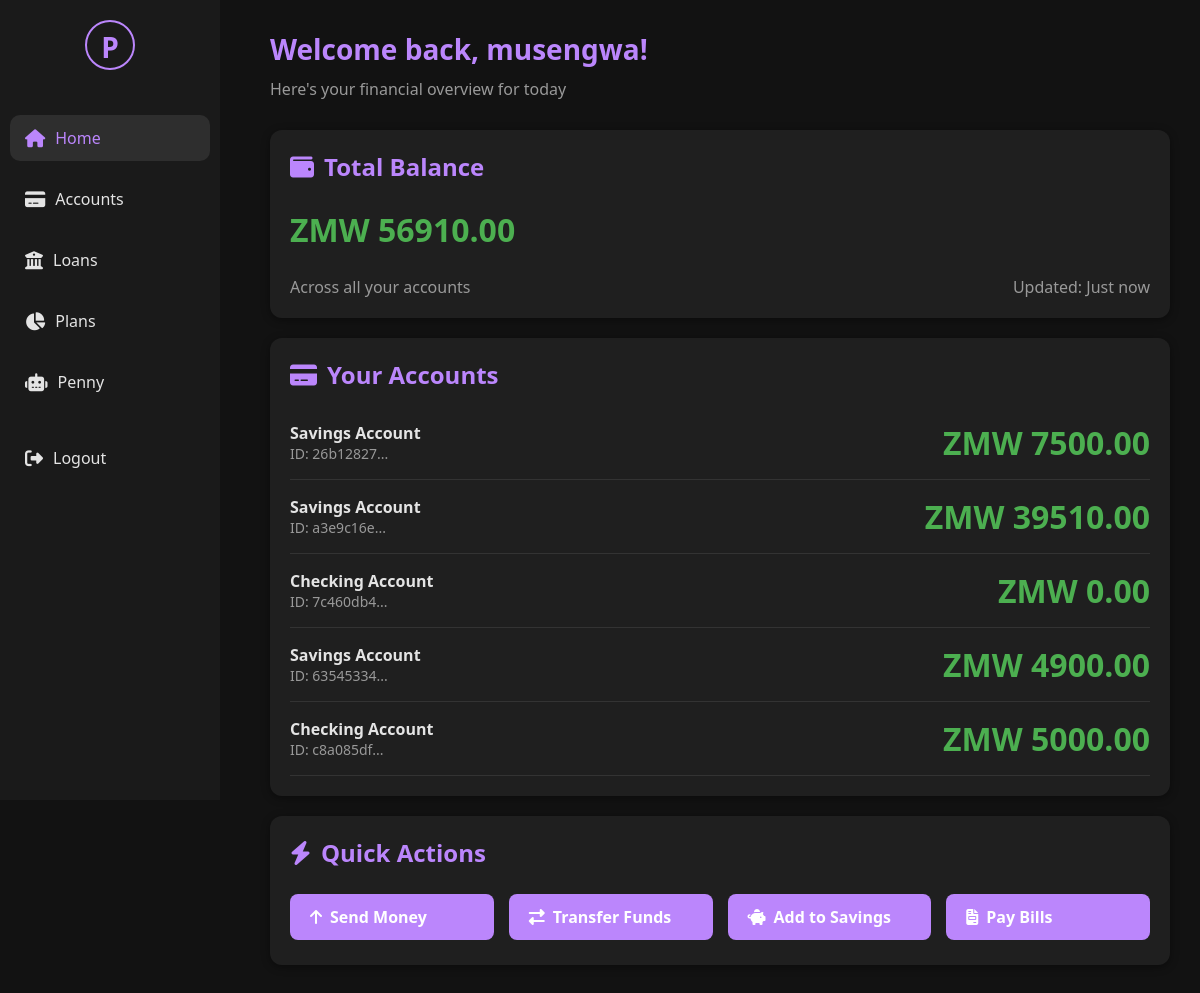
The app's page /dashboard (signed in) with its own data.
### tables this page shows
CREATE TABLE accounts (
                account_id TEXT PRIMARY KEY,
                user_id TEXT NOT NULL,
                account_type TEXT NOT NULL,
                balance REAL NOT NULL DEFAULT 0,
                active INTEGER NOT NULL DEFAULT 1
            );

### GUI/web_app.py (the view)
@app.route('/dashboard')
@login_required
def dashboard():
    user_id = session.get('user_id')
    try:
        user_accounts = account_service.get_accounts_by_user(user_id)
        total_balance = sum(account['balance'] for account in user_accounts)
    except Exception as e:
        print(f"Error fetching accounts for dashboard: {e}")
        user_accounts = []
        total_balance = 0
    return render_template('dashboard.html',
                         current_user={'username': session.get('full_name', session.get('username', 'User'))},
                         accounts=user_accounts,
                         total_balance=total_balance)

### GUI/web_app.py (called while the page is built)
@app.teardown_appcontext
def teardown_db(exception):
    close_db_connection()

def login_required(f):
    @wraps(f)
    def decorated_function(*args, **kwargs):
        if 'user_id' not in session:
            flash('Please log in to access this page.')
            return redirect(url_for('login'))
        return f(*args, **kwargs)
    return decorated_function

### account/account_service.py (called while the page is built)
    def get_accounts_by_user(self, user_id: str):
        user_id = str(user_id)
        conn = None
        try:
            conn = get_db_connection()
            cursor = conn.cursor()
            cursor.execute("SELECT * FROM accounts WHERE user_id = ?", (user_id,))
            rows = cursor.fetchall()
            accounts = []
            for row in rows:
                accounts.append({
                    "account_id": row[0],
                    "user_id": row[1],
                    "account_type": row[2],
                    "balance": row[3],
                    "active": bool(row[4])
                })
            return accounts
        finally:
            if conn:
                conn.close()

### database/db_helper.py (called while the page is built)
def get_db_connection():
    db_path = os.path.join(os.path.dirname(os.path.dirname(__file__)), 'database', 'penny.db')
    for attempt in range(3):
        try:
            conn = sqlite3.connect(db_path, timeout=20.0)  # 20 second timeout
            conn.row_factory = sqlite3.Row
            conn.execute('PRAGMA journal_mode=WAL')
            return conn
        except sqlite3.OperationalError as e:
            if "database is locked" in str(e) and attempt < 2:
                print(f"Database locked, retrying... (attempt {attempt + 1})")
                time.sleep(0.5 * (attempt + 1))  # Exponential backoff
                continue
            else:
                raise

def close_db_connection(conn=None):
    if conn:
        try:
            conn.close()
        except Exception as e:
            print(f"Error closing connection: {e}")

### GUI/templates/dashboard.html (shortened to what this page needs)
{% extends "base.html" %}
{% block content %}
<div class="welcome-section">
    <h1>Welcome back, {{ current_user.username }}!</h1>
    <p>Here's your financial overview for today</p>
</div>
<div class="card balance-card">
    <h2><i class="fas fa-wallet"></i> Total Balance</h2>
    <div class="balance">ZMW {{ "%.2f"|format(total_balance) if total_balance is defined else "0.00" }}</div>
    <div class="account-details">
        <span>Across all your accounts</span>
        <span>Updated: Just now</span>
    </div>
</div>
<div class="card">
    <h2><i class="fas fa-credit-card"></i> Your Accounts</h2>
    {% if accounts %}
        {% for account in accounts %}
        <div class="account-summary" style="display: flex; justify-content: space-between; align-items: center; padding: 15px 0; border-bottom: 1px solid #333;">
            <div>
                <div style="font-weight: bold;">{{ account.account_type }} Account</div>
                <div style="color: #999; font-size: 14px;">ID: {{ account.account_id[:8] }}...</div>
            </div>
            <div class="balance">ZMW {{ "%.2f"|format(account.balance) }}</div>
        </div>
        {% endfor %}
    {% else %}
        <p>You don't have any accounts yet. <a href="{{ url_for('accounts') }}" style="color: #bb86fc;">Create your first account</a> to get started!</p>
    {% endif %}
</div>
<div class="card">
    <h2><i class="fas fa-bolt"></i> Quick Actions</h2>
    <div class="quick-actions">
        <a href="{{ url_for('accounts') }}" class="btn"><i class="fas fa-arrow-up"></i> Send Money</a>
        <a href="{{ url_for('accounts') }}#transfer-tab" class="btn"><i class="fas fa-exchange-alt"></i> Transfer Funds</a>
        <a href="{{ url_for('accounts') }}" class="btn"><i class="fas fa-piggy-bank"></i> Add to Savings</a>
        <a href="{{ url_for('accounts') }}" class="btn"><i class="fas fa-file-invoice"></i> Pay Bills</a>
    </div>
</div>
{% endblock %}

### GUI/static/css/style.css (style rules this page uses)
* { margin: 0; padding: 0; box-sizing: border-box; font-family: 'Segoe UI', Tahoma, Geneva, Verdana, sans-serif; }
body { background-color: #121212; color: #e4e4e4; display: flex; min-height: 100vh; }
h1, h2, h3, h4 { margin: 0 0 10px; }
a { text-decoration: none; color: inherit; }
.welcome-section { margin-bottom: 30px; }
.welcome-section h1 { color: #bb86fc; font-size: 28px; }
.welcome-section p { color: #999; }
.card { background: #1f1f1f; border-radius: 12px; padding: 20px; margin-bottom: 20px; box-shadow: 0 2px 8px rgba(0,0,0,0.4); }
.card h2 { color: #bb86fc; margin-bottom: 15px; display: flex; align-items: center; }
.card h2 i { margin-right: 10px; }
.balance-card { display: flex; flex-direction: column; gap: 10px; }
.balance { font-size: 32px; font-weight: bold; color: #4caf50; }
.account-details { display: flex; justify-content: space-between; margin-top: 15px; color: #999; }
.btn { background: #bb86fc; border: none; padding: 12px 20px; border-radius: 8px; color: white; font-weight: bold; cursor: pointer; margin: 5px 0; transition: background 0.3s; display: inline-flex; align-items: center; }
.btn i { margin-right: 8px; }
.quick-actions { display: grid; grid-template-columns: repeat(auto-fill, minmax(200px, 1fr)); gap: 15px; margin-top: 20px; }

### records on screen
accounts: account_type "Savings", account_id "26b12827", balance "7500.00"
accounts: account_type "Savings", account_id "a3e9c16e", balance "39510.00"
accounts: account_type "Checking", account_id "7c460db4", balance "0.00"
accounts: account_type "Savings", account_id "63545334", balance "4900.00"
accounts: account_type "Checking", account_id "c8a085df", balance "5000.00"

### other values on screen
{{ current_user.username }} "musengwa"
{{ "%.2f"|format(total_balance) if total_balance is defined else "0.00" }} "56910.00"
